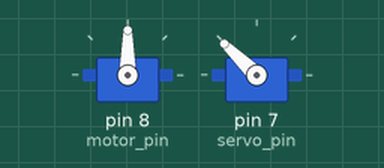
Bench run of a sketch on a simulated Arduino Uno, built with avr-gcc and run on an emulated ATmega328P. On the bench: 2 × servo. No radio packets arrive unless stated; what the sketch prints to the serial monitor is not drawn.

Above: at 0.1 s.
Timing chart, 0 to 2.5 s (numbered marks = the images above):
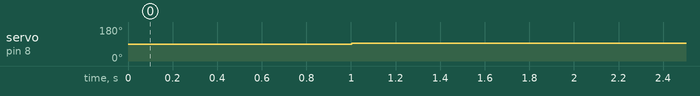

The sketch:

_00_Car.ino
```cpp
#define servo_pin 7  //PWM

#define motor_pin 8  //PWM

int pos = 1950;    // variable to store the servo position

#define MAX_STEERING 250 //最大转向 0~90

#include <Servo.h>

Servo  throttle_servo;  // create servo object to control a servo
Servo  steering_servo;  // create servo object to control a servo

//rf=======================================
#include <RF24Network.h>
#include <RF24.h>
#include <SPI.h>

// nRF24L01(+) radio attached using Getting Started board
RF24 radio(9,10);
RF24Network network(radio);
const uint16_t this_node = 1;	//设置本机ID
const uint16_t other_node=0;

//--------------------------------
struct send_a	//发送
{
  uint32_t node_ms;		//节点运行时间
};

unsigned long last_sent=0;	//定时器

//--------------------------------
struct receive_a	//接收
{
  uint32_t ms;
  uint32_t rf_STA;
  uint32_t rf_throttle;
  uint32_t rf_steering;
};

unsigned long clock;	//主机运行时间
int tem_xuan=0;			//主机请求时序

//----------------------------
boolean node_STA=false;
int robot_throttle;
int robot_steering;

unsigned long safe_ms=millis();

void setup()
{
  Serial.begin(115200);

  //nRF==============================
  SPI.begin();		//初始化SPI总线
  radio.begin();
  network.begin(/*channel*/ 70, /*node address*/ this_node);

  throttle_servo.attach(motor_pin);  // attaches the servo on pin 9 to the servo object
  steering_servo.attach(servo_pin);  // attaches the servo on pin 9 to the servo object

  //  throttle_servo.writeMicroseconds(1500);              // tell servo to go to position in variable 'pos'
  steering_servo.write(pos);              // tell servo to go to position in variable 'pos'

  Serial.println("===========start===========");
}


int motor_vol[2];
// 主循环//////////////////////////////////////////////////////////////////////////
void loop()
{
  //===============================================================
  if(nRF())
  {
    vorobot();
  }

  //===============================================================
  if(safe_ms>millis()) safe_ms=millis();
  if(millis()-safe_ms>1000)
  {
    robot_steering=1500;
    robot_throttle=1500;

    vorobot();
  }
}

void vorobot()
{
  Serial.print(robot_throttle);
  Serial.print(",");
  Serial.print(robot_steering);
  Serial.println("");

  //----------------------------------
  throttle_servo.writeMicroseconds(map(robot_throttle,1000,2000,1000,2000));

  steering_servo.writeMicroseconds(map(robot_steering,1000,2000,pos-MAX_STEERING,pos+MAX_STEERING));
}


boolean nRF()
{
  boolean ok;
  network.update();
  // Is there anything ready for us?
  while ( network.available() )
  {
    // If so, grab it and print it out
    RF24NetworkHeader header;
    receive_a rec;
    network.read(header,&rec,sizeof(rec));

    clock=rec.ms;		//接收主机运行时间赋值
    node_STA=rec.rf_STA;		//接收请求时序赋值
    robot_throttle=rec.rf_throttle;
    robot_steering=rec.rf_steering;


    {
      Serial.print("Sending...");
      send_a sen = { millis() };	//把这些数据发送出去，对应前面的发送数组
      RF24NetworkHeader header(0);
      ok = network.write(header,&sen,sizeof(sen));
    }

    safe_ms=millis();

    return ok;
  }
}
```

Measured:
- by itself, servo on pin 8 (motor_pin): 90° → 93° at 1.0 s
